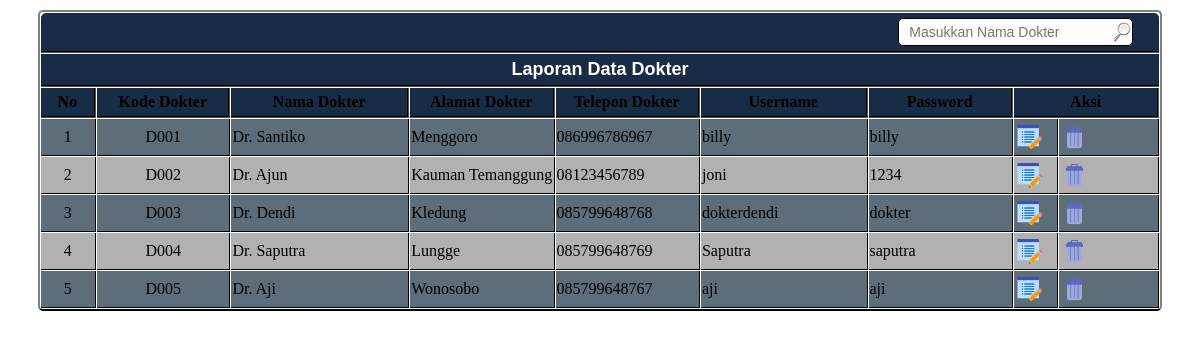
The app's page /admin/dokter_pencarian.php with its own data.
### tables this page shows
CREATE TABLE IF NOT EXISTS `dokter` (
  `kode_dokter` varchar(5) NOT NULL,
  `nama_dokter` varchar(30) NOT NULL,
  `alamat_dokter` varchar(50) NOT NULL,
  `telepon_dokter` varchar(12) NOT NULL,
  `username` varchar(15) NOT NULL,
  `password` varchar(15) NOT NULL,
  PRIMARY KEY  (`kode_dokter`)
);

### admin/dokter_pencarian.php (the view, shortened to what this page needs)
<!DOCTYPE html PUBLIC "-//W3C//DTD XHTML 1.0 Transitional//EN" "http://www.w3.org/TR/xhtml1/DTD/xhtml1-transitional.dtd">
<html xmlns="http://www.w3.org/1999/xhtml">
<head>
</head>
<link rel="stylesheet" href="tabel.css" type="text/css" />
<body>
<table border="0" align="center" cellspacing="1" class="tabel" width="98%" >
  <tr>
    <form action="dokter_pencarian.php" method="post">
      <th colspan="10" class="judul"> <div align="right">
  <input type="text" name="nama_dokter" class="cari" size="25" placeholder="Masukkan Nama Dokter" />
  &nbsp;&nbsp;&nbsp;&nbsp; </div></th>
    </form>
  </tr>
  <tr>
    <th class="judul2" colspan="10">Laporan Data Dokter</th>
  </tr>
  <tr>
    <th width="5%" class="isiform">No</th>
    <th width="12%" class="isiform">Kode Dokter</th>
    <th width="16%" class="isiform">Nama Dokter</th>
    <th width="13%" class="isiform">Alamat Dokter</th>
    <th width="13%" class="isiform">Telepon Dokter</th>
    <th width="15%" class="isiform">Username</th>
    <th width="13%" class="isiform">Password</th>
    <th colspan="2" class="isiform">Aksi</th>
  </tr>
  <?php
				$query = mysql_query("select * from dokter where nama_dokter like '%$_POST[nama_dokter]%'") or die(mysql_error);
				$nomor=1;
				while($data=mysql_fetch_array($query))
				{
				if($nomor%2==0)
				{ $bgcolor="#b1b1b1"; }
				else
				{ $bgcolor="#5d6d7a"; }
				?>
  <tr class='isiform1' bgcolor=<?php echo "$bgcolor"; ?>>
    <td class="isiform1"><div align="center">
    <?php echo $nomor;?></div></td>
    <td class="isiform1"><div align="center">
    <?php echo $data["0"];?></div></td>
    <td class="isiform1"><?php echo $data["1"];?></td>
    <td class="isiform1"><?php echo $data["2"]; ?></td>
    <td class="isiform1"><?php echo $data["3"]; ?></td>
    <td class="isiform1"><?php echo $data["4"]; ?></td>
    <td class="isiform1"><?php echo $data["5"]; ?></td>
    <td width="4%" class="isiform1"><?php echo "<a href=dokter_edit.php?kode_dokter=$data[kode_dokter]>
				<img src='../img/edit.png' width='30px' height='30px'/></a>";?></td>
    <td width="9%" class="isiform1"><?php echo "<a href=dokter_delete.php?kode_dokter=$data[kode_dokter]&&hapus=oke><img src='../img/delete.png' width='30px' height='30px'/></a>";?></td>
  </tr>
  <?php $nomor++;}?>
</table>
</body>
</html>

### admin/tabel.css (style rules this page uses)
.tabel { width:95%; margin-top:10px; border-width:2px; border-style:solid; border-bottom-color:#000000; border-radius:5px 5px 5px 5px; }
.judul { background-color:#182D45; color:#ffffff; padding-top:5px; padding-bottom:5px; font-family:Arial, Helvetica, sans-serif; font-size:18px; border-bottom-style:groove; border-bottom-width:2px; border-radius:5px 5px 0px 0px; border-color:#000000; }
.judul2 { background-color:#182D45; color:#ffffff; padding-top:5px; padding-bottom:5px; font-family:Arial, Helvetica, sans-serif; font-size:18px; border-bottom-style:groove; border-bottom-width:2px; border-radius:0px 0px 0px 0px; border-color:#000000; }
.isiform { border-right-width:2px; border-right-style:groove; border-bottom-style:groove; border-bottom-width:2px; border-radius:0px 0px 0px 0px; background-color:#182D45; padding-top:5px; padding-bottom:5px; border-color:#000000; color:ffffff; }
.isiform1 { border-right-width:1px; border-right-style:groove; border-bottom-style:groove; border-bottom-width:1px; padding-top:3px; padding-bottom:3px; border-color:#000000; }
.cari { padding-top:5px; padding-bottom:5px; background-image:url(../img/cari1.png); background-position:right; background-repeat:no-repeat; padding-left:10px; font-family:Arial, Helvetica, sans-serif; font-size:14px; color:#666666; border-style:solid; border-color:#000000; border-width:1px; box-shadow:2px 2x 2px #999999; border-radius:5px 5px 5px 5px; }

### records on screen
dokter: kode_dokter "D001", nama_dokter "Dr. Santiko", alamat_dokter "Menggoro", telepon_dokter "086996786967", username "billy", password "billy"
dokter: kode_dokter "D002", nama_dokter "Dr. Ajun", alamat_dokter "Kauman Temanggung", telepon_dokter "08123456789", username "joni", password "1234"
dokter: kode_dokter "D003", nama_dokter "Dr. Dendi", alamat_dokter "Kledung", telepon_dokter "085799648768", username "dokterdendi", password "dokter"
dokter: kode_dokter "D004", nama_dokter "Dr. Saputra", alamat_dokter "Lungge", telepon_dokter "085799648769", username "Saputra", password "saputra"
dokter: kode_dokter "D005", nama_dokter "Dr. Aji", alamat_dokter "Wonosobo", telepon_dokter "085799648767", username "aji", password "aji"
